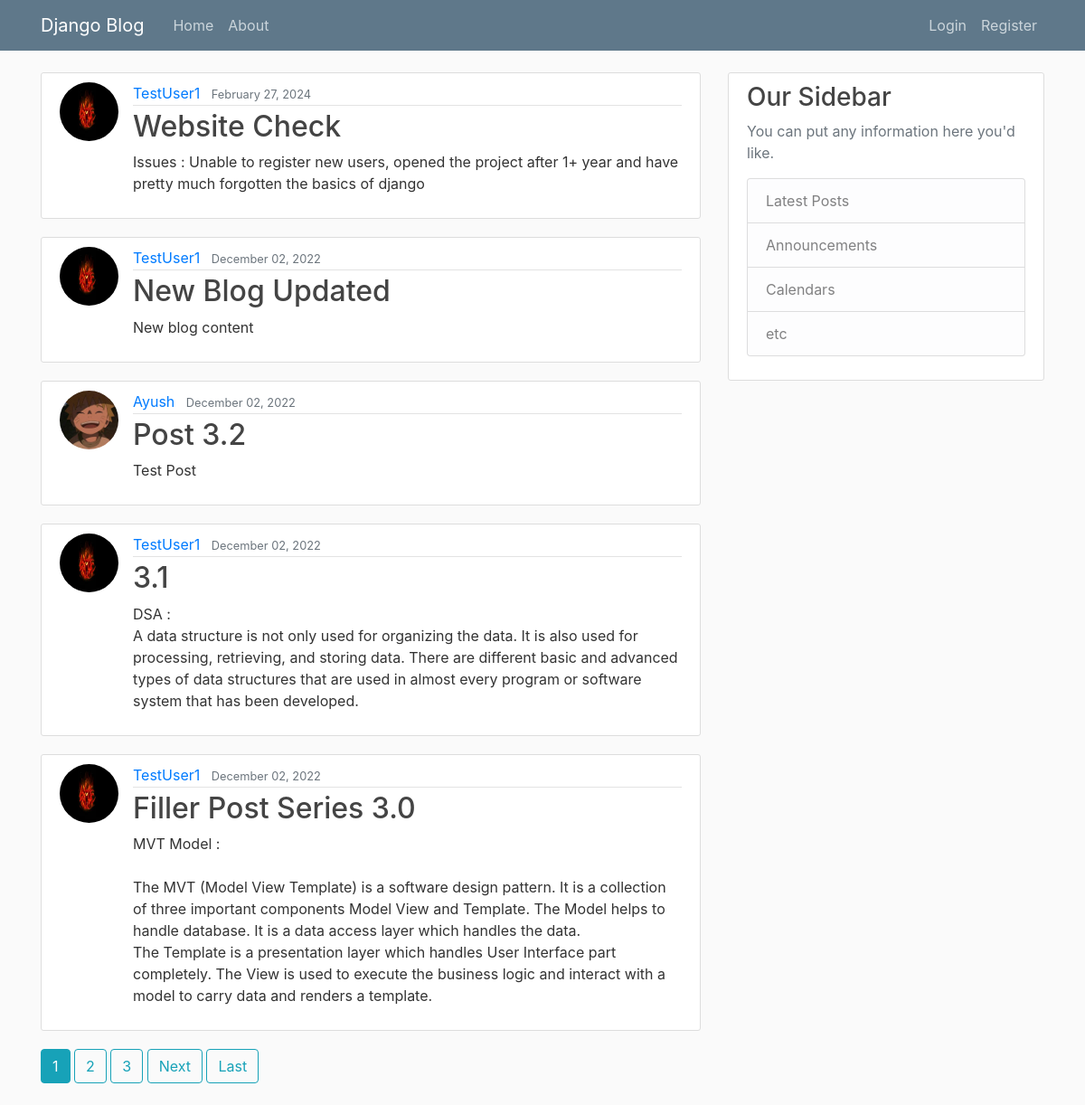
The page / on the database its author committed.
### project_blog/models.py (models this page shows, shortened)
class Post(models.Model):
    title=models.CharField(max_length=100)
    content=models.TextField()
    date_posted=models.DateTimeField(default=timezone.now)
    author=models.ForeignKey(User,on_delete=models.CASCADE)

### users/models.py (models this page shows, shortened)
class Profile(models.Model):
    user=models.OneToOneField(User,on_delete=models.CASCADE)
    image=models.ImageField(default='default.jpg', upload_to='profile_pics')

### project_blog/views.py (the view)
# urls.py: path('', PostListView.as_view(),name='blog_home'),
class PostListView(ListView):
    model=Post
    template_name= 'project_blog/home.html'
    context_object_name='posts'
    ordering = ['-date_posted']
    paginate_by= 5

### project_blog/templates/project_blog/home.html (shortened to what this page needs)
{% extends "project_blog/base.html" %}
{% block content %}
    {% for post in posts %}
    <article class="media content-section">
      <img class="rounded-circle article-img" src="{{ post.author.profile.image.url }}">
        <div class="media-body">
          <div class="article-metadata">
            <a class="mr-2" href="{% url 'user_posts' post.author.username%}">{{ post.author }}</a>
            <small class="text-muted">{{ post.date_posted|date:"F d, Y" }}</small>
          </div>
          <h2><a class="article-title" href="{% url 'post_detail' post.id %}">{{ post.title }}</a></h2>
          <p class="article-content">{{ post.content }}</p>
        </div>
      </article>
    {% endfor %}
    {% if is_paginated %}
      {% for num in page_obj.paginator.page_range%}
        {% if page_obj.number == num %}
          <a class="btn btn-info mb-4" href="?page={{num}}">{{num}}</a>
        {% elif num > page_obj.number|add:'-3' and num < page_obj.number|add:'3' %}
          <a class="btn btn-outline-info mb-4" href="?page={{num}}">{{num}}</a>
        {% endif %}
      {% endfor %}
      {% if page_obj.has_next %}
        <a class="btn btn-outline-info mb-4" href="?page={{ page_obj.next_page_number}}">Next</a>
        <a class="btn btn-outline-info mb-4" href="?page={{ page_obj.paginator.num_pages}}">Last</a>
      {% endif %}
    {% endif %}
{% endblock content %}

### project_blog/templates/project_blog/base.html (shortened to what this page needs)
{% load static %}
<!DOCTYPE html>
<html>
    <head>
    <link rel="stylesheet" href="https://cdn.jsdelivr.net/npm/bootstrap@4.0.0/dist/css/bootstrap.min.css">
    <link rel="stylesheet" type="text/css" href="{% static 'project_blog/main.css' %}">
    <body>
        <header class="site-header">
            <nav class="navbar navbar-expand-md navbar-dark bg-steel fixed-top">
              <div class="container">
                <a class="navbar-brand mr-4" href="{% url 'blog_home' %}">Django Blog</a>
                <div class="collapse navbar-collapse" id="navbarToggle">
                  <div class="navbar-nav mr-auto">
                    <a class="nav-item nav-link" href="{% url 'blog_home' %}">Home</a>
                    <a class="nav-item nav-link" href="{% url 'blog_about' %}">About</a>
                  </div>
                  <div class="navbar-nav">
                    {% if user.is_authenticated %}
                      <a class="nav-item nav-link" href="{% url 'post_create' %}">New Post</a>
                      <a class="nav-item nav-link" href="{% url 'profile' %}">Profile</a>
                      <a class="nav-item nav-link" href="{% url 'logout' %}">Logout</a>
                    {% else %}
                      <a class="nav-item nav-link" href="{% url 'login' %}">Login</a>
                      <a class="nav-item nav-link" href="{% url 'register' %}">Register</a>
                    {% endif %}
                  </div>
                </div>
              </div>
            </nav>
          </header>
          <main role="main" class="container">
            <div class="row">
              <div class="col-md-8">
                {% block content %}{% endblock %}
              </div>
              <div class="col-md-4">
                <div class="content-section">
                  <h3>Our Sidebar</h3>
                  <p class='text-muted'>You can put any information here you'd like.
                    <ul class="list-group">
                      <li class="list-group-item list-group-item-light">Latest Posts</li>
                      <li class="list-group-item list-group-item-light">Announcements</li>
                      <li class="list-group-item list-group-item-light">Calendars</li>
                      <li class="list-group-item list-group-item-light">etc</li>
                    </ul>
                  </p>
                </div>
              </div>
            </div>
          </main>
    </body>
</html>

### project_blog/static/project_blog/main.css (style rules this page uses)
body { background: #fafafa; color: #333333; margin-top: 5rem; }
h1, h2, h3, h4, h5, h6 { color: #444444; }
ul { margin: 0; }
.bg-steel { background-color: #5f788a; }
.site-header .navbar-nav .nav-link { color: #cbd5db; }
.content-section { background: #ffffff; padding: 10px 20px; border: 1px solid #dddddd; border-radius: 3px; margin-bottom: 20px; }
.article-title { color: #444444; }
.article-content { white-space: pre-line; }
.article-img { height: 65px; width: 65px; margin-right: 16px; }
.article-metadata { padding-bottom: 1px; margin-bottom: 4px; border-bottom: 1px solid #e3e3e3 }

### rows shown on the page
Post: author.profile.image (picture), author "TestUser1", date_posted "February 27, 2024", title "Website Check", content "Issues : Unable to register new users, opened the project after 1+ year and have pretty much forgotten the basics of django"
Post: author.profile.image (picture), author "TestUser1", date_posted "December 02, 2022", title "New Blog Updated", content "New blog content"
Post: author.profile.image (picture), author "Ayush", date_posted "December 02, 2022", title "Post 3.2", content "Test Post"
Post: author.profile.image (picture), author "TestUser1", date_posted "December 02, 2022", title "3.1", content "DSA : A data structure is not only used for organizing the data. It is also used for processing, retrieving, and storing data. There are different basic and advanced types of data structures that are used in almost every program or software system that has been developed."
Post: author.profile.image (picture), author "TestUser1", date_posted "December 02, 2022", title "Filler Post Series 3.0", content "MVT Model : The MVT (Model View Template) is a software design pattern. It is a collection of three important components Model View and Template. The Model helps to handle database. It is a data access layer which handles the data. The Template is a presentation layer which handles User Interface part completely. The View is used to execute the business logic and interact with a model to carry data and renders a template."

### other values the page prints
{{ num }} "1"
{{ num }} "2" "3"
